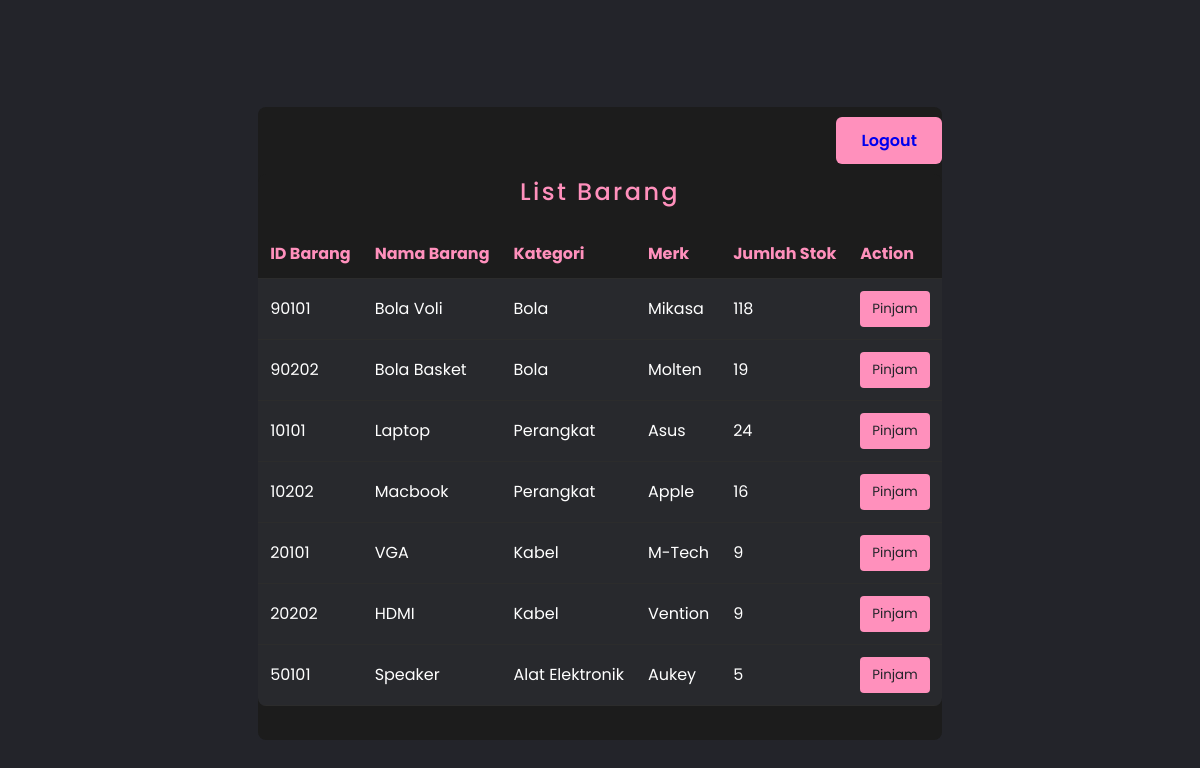
/index.php (signed in), run on the app's committed database.
### tables this page shows
CREATE TABLE `barang` (
  `id` int(11) NOT NULL,
  `kode_barang` varchar(15) DEFAULT NULL,
  `nama_brg` varchar(50) DEFAULT NULL,
  `kategori` varchar(50) DEFAULT NULL,
  `merk` varchar(50) DEFAULT NULL,
  `jumlah` int(11) DEFAULT NULL
);

### database.php (called while the page is built, shortened)
<?php
$dbconnect = mysqli_connect(DB_HOST, DB_USER, DB_PASS, DB_NAME);
function tampilanBarang()
{
    global $dbconnect;
    $query = "SELECT * FROM barang";
    $result = mysqli_query($dbconnect, $query);
    $barangList = [];
    while ($barang = mysqli_fetch_assoc($result)) {
        $barangList[] = $barang;
    }
    return $barangList;
}
?>

### index.php (the view, shortened to what this page needs)
<?php
require_once("database.php");
require_once('database.php');
?>
<!DOCTYPE html>
<html lang="en">
<head>
    <link rel="stylesheet" href="css/style0.css" />
</head>
<body>
<div class="box">
    <div style="text-align: right;">
        <?php
        if (isset($_SESSION['user_data'])) {
            echo '<a type="submit" style="border: none;
            outline: none;
            background: #ff90bc;
            cursor: pointer;
            border-radius: 6px;
            font-weight: 600;
            width: auto;
            margin-bottom: 10px;
            text-decoration: none;
            display: inline-block;" href="#" onclick="confirmLogout()">Logout</a>
        ';
        }
        ?>
    </div>
    <div class="box">
        <h2>List Barang</h2>
        <?php
        $barangList = tampilanBarang();
        ?>
        <?php if (!empty($barangList)) : ?>
            <table class="table table-dark table-striped">
                <thead>
                    <tr>
                        <th>ID Barang</th>
                        <th>Nama Barang</th>
                        <th>Kategori</th>
                        <th>Merk</th>
                        <th>Jumlah Stok</th>
                        <th>Action</th>
                    </tr>
                </thead>
                <tbody>
                    <?php foreach ($barangList as $barang) : ?>
                        <tr>
                            <td><?= $barang['kode_barang'] ?></td>
                            <td><?= $barang['nama_brg'] ?></td>
                            <td><?= $barang['kategori'] ?></td>
                            <td><?= $barang['merk'] ?></td>
                            <td><?= $barang['jumlah'] ?></td>
                            <td>
                                <button class="pinjam-btn" onclick="pinjamBarang(<?= $barang['kode_barang'] ?>)">Pinjam</button>
                            </td>
                        </tr>
                    <?php endforeach; ?>
                </tbody>
            </table>
        <?php else : ?>
            <p>No items found.</p>
        <?php endif; ?>
    </div>
</body>
</html>

### css/style0.css (style rules this page uses)
* { margin: 0; padding: 0; box-sizing: border-box; font-family: "Poppins", sans-serif; }
body { display: flex; justify-content: flex-end; align-items: center; min-height: 100vh; font-family: cursive; flex-direction: column; background: #23242a; }
.box { position: relative; width: auto; height: auto; background: #1c1c1c; border-radius: 8px; overflow: hidden; margin-bottom: 5%; }
h2 { color: #ff90bc; font-weight: 500; text-align: center; letter-spacing: 0.1em; }
table { width: 100%; border-collapse: collapse; margin-top: 20px; text-align: left; }
th, td { padding: 12px; border-bottom: 1px solid #2c2c2c; }
th { background-color: #1c1c1c; color: #ff90bc; font-weight: bold; }
td { background-color: #28292d; color: #fff; }
.pinjam-btn { background-color: #ff90bc; color: #23242a; padding: 8px 12px; border: none; border-radius: 4px; cursor: pointer; }
a[type="submit"] { border: none; outline: none; padding: 11px 25px; background: #ff90bc; cursor: pointer; border-radius: 4px; font-weight: 600; width: 200px; margin-top: 10px; }

### data on the page
barang: kode_barang "90101", nama_brg "Bola Voli", kategori "Bola", merk "Mikasa", jumlah "118"
barang: kode_barang "90202", nama_brg "Bola Basket", kategori "Bola", merk "Molten", jumlah "19"
barang: kode_barang "10101", nama_brg "Laptop", kategori "Perangkat", merk "Asus", jumlah "24"
barang: kode_barang "10202", nama_brg "Macbook", kategori "Perangkat", merk "Apple", jumlah "16"
barang: kode_barang "20101", nama_brg "VGA", kategori "Kabel", merk "M-Tech", jumlah "9"
barang: kode_barang "20202", nama_brg "HDMI", kategori "Kabel", merk "Vention", jumlah "9"
barang: kode_barang "50101", nama_brg "Speaker", kategori "Alat Elektronik", merk "Aukey", jumlah "5"
